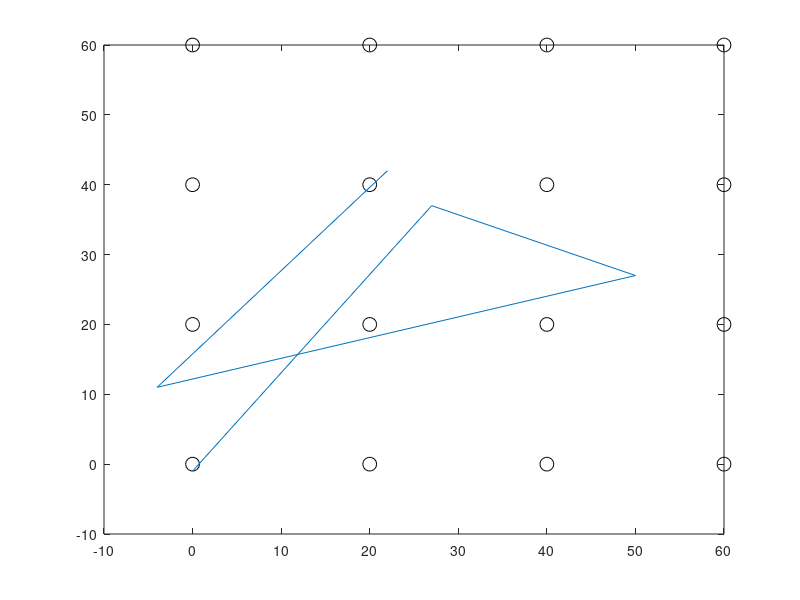

This chart was generated by the following MATLAB code:
% unlock.m script
 
% Display grid of 16 circles
[gx, gy] = meshgrid([0 20 40 60], [0 20 40 60]);
plot(gx(:), gy(:),'ko', 'MarkerSize',10);
hold on; %
 
 
% --- YOUR CODE HERE ---
t = [0 795 1447 2172 2897];
x = [0 27 50 -4 22];
y = [-1 37 27 11 42];
x_cs = spline(t, [0 x 0]); 
y_cs = spline(t,[0 y 0]); 
N = length(t);
xr = zeros(N);
yr = zeros(N);
 
for j =1:N
  xr(j) = ppval(x_cs, t(j));
  yr(j) = ppval(y_cs, t(j));
end
plot(xr, yr);
